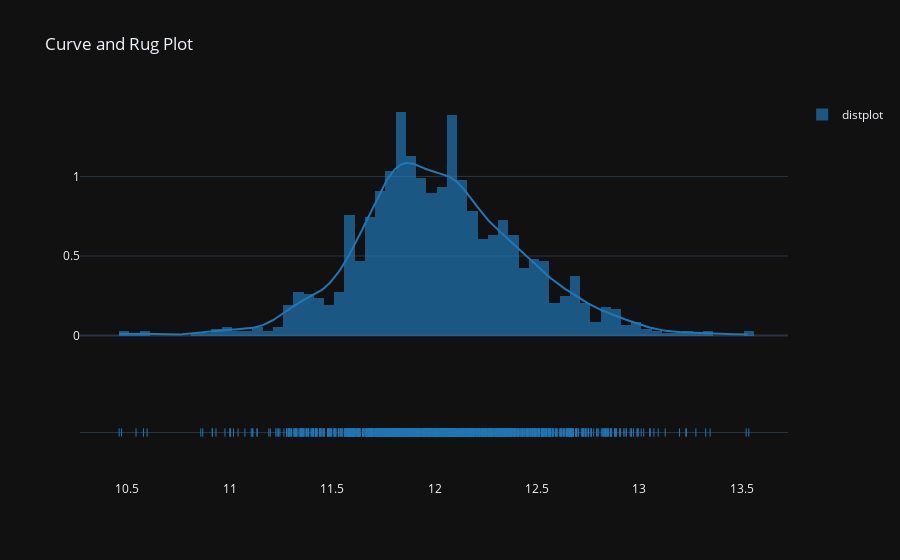

Notebook cell for this chart:
### Code cell
fig = ff.create_distplot([train["SalePrice"]], group_labels=['distplot'], bin_size=.05)
fig.update_layout(title_text='Curve and Rug Plot')
fig.show()

### Figure 1 — Plotly figure (JSON) as saved in the notebook; plotly's stock layout.template omitted (floating-point values rounded to 4 significant figures; data arrays with more than 128 entries replaced by an {"elided": "..."} marker saying what was removed)
{"data": [{"autobinx": false, "histnorm": "probability density", "legendgroup": "distplot", "marker": {"color": "rgb(31, 119, 180)"}, "name": "distplot", "opacity": 0.7, "type": "histogram", "x": {"elided": "1454 float values"}, "xaxis": "x", "xbins": {"end": 13.53, "size": 0.05, "start": 10.46}, "yaxis": "y"}, {"legendgroup": "distplot", "marker": {"color": "rgb(31, 119, 180)"}, "mode": "lines", "name": "distplot", "showlegend": false, "type": "scatter", "x": {"elided": "500 float values"}, "xaxis": "x", "y": {"elided": "500 float values"}, "yaxis": "y"}, {"legendgroup": "distplot", "marker": {"color": "rgb(31, 119, 180)", "symbol": "line-ns-open"}, "mode": "markers", "name": "distplot", "showlegend": false, "type": "scatter", "x": {"elided": "1454 float values"}, "xaxis": "x", "y": {"elided": "1454 str values"}, "yaxis": "y2"}], "layout": {"barmode": "overlay", "hovermode": "closest", "legend": {"traceorder": "reversed"}, "title": {"text": "Curve and Rug Plot"}, "xaxis": {"anchor": "y2", "domain": [0, 1], "zeroline": false}, "yaxis": {"anchor": "free", "domain": [0.35, 1], "position": 0}, "yaxis2": {"anchor": "x", "domain": [0, 0.25], "dtick": 1, "showticklabels": false}}}
